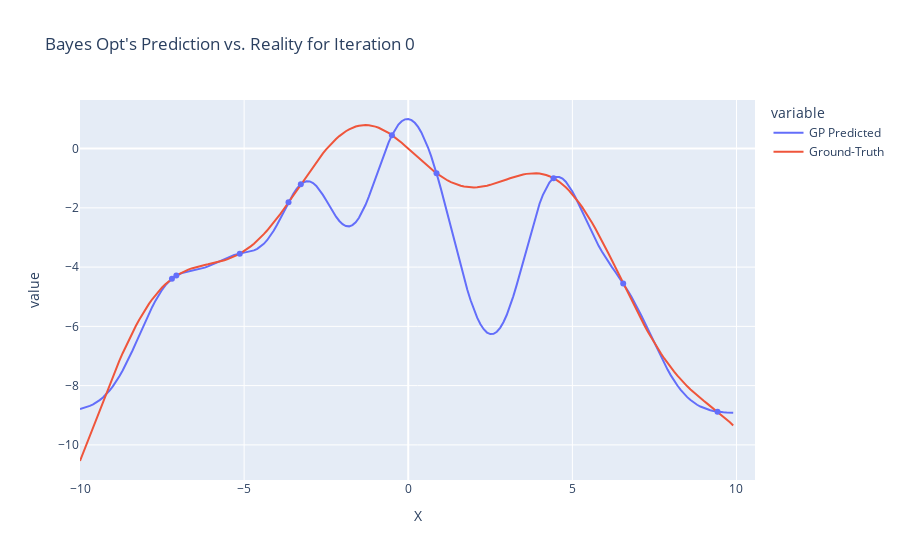
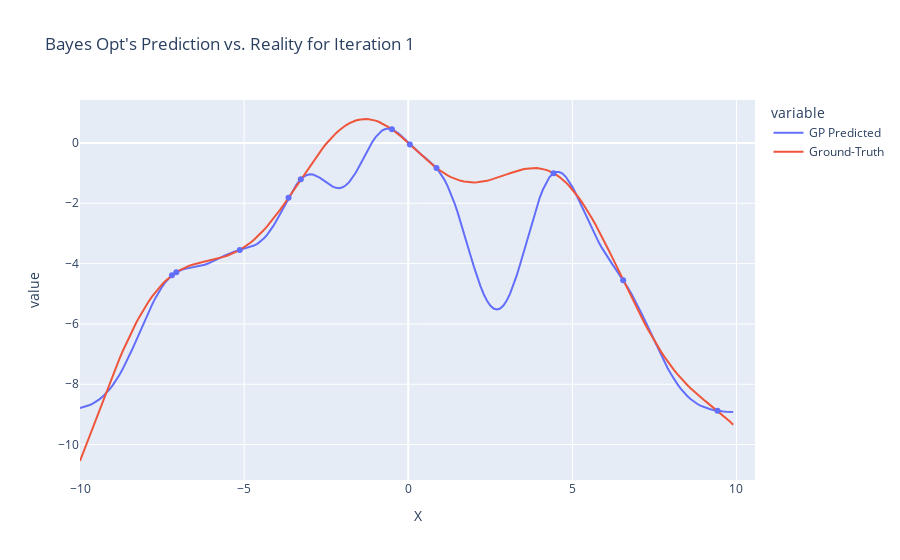
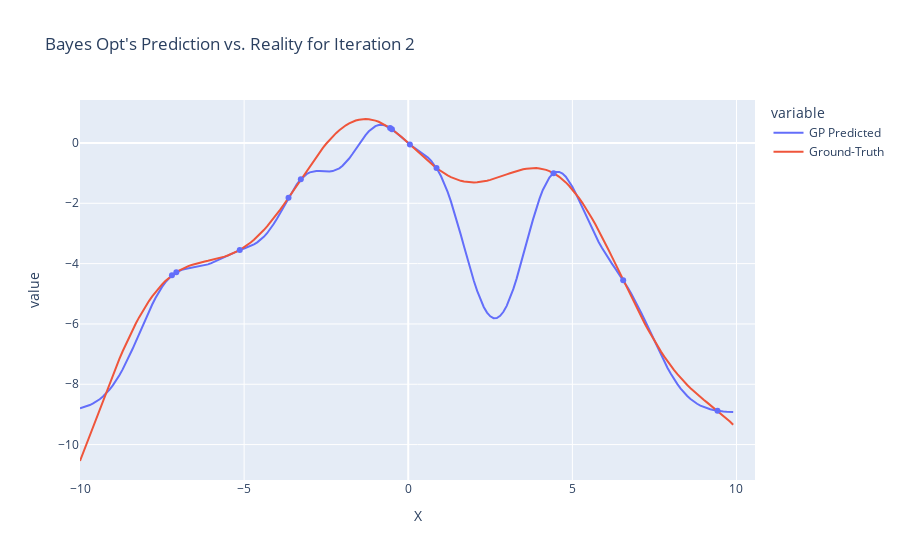
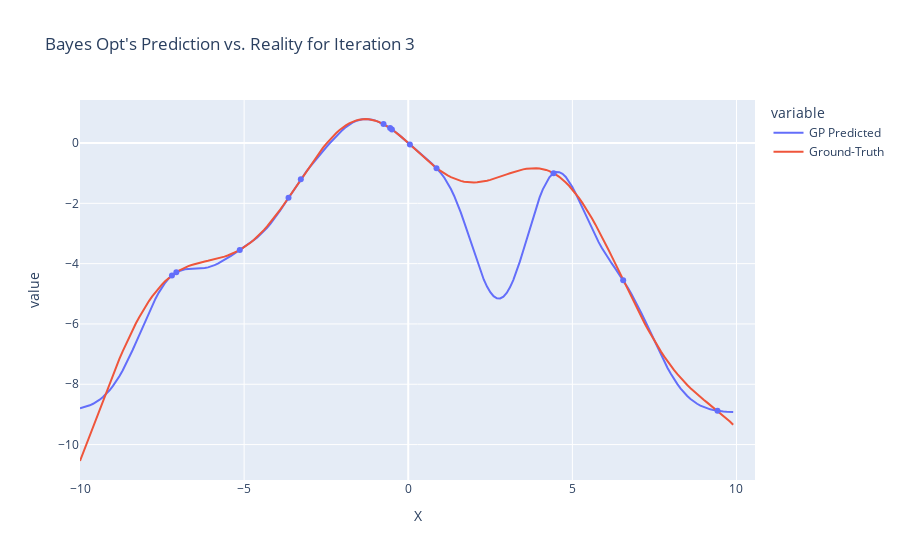

The notebook cell these images were saved under, in order:
### Code cell
# Ground truth objective function
def objective(x): 
    return -(np.sin(x) + 0.1 * x ** 2)

# HELPERS
def unnorm(pts, data):
    """ returns a list of points that is originally normalized with respect to array-like data """
    # norm(x) = x-min/(max-min)
    # norm_inv(x) = x(max-min)+min
    mi = min(data)
    ma = max(data)
    return np.array([(p*(ma-mi) + mi) for p in pts])

def my_norm(points, data):
    """ returns a list representative of points but normalized with respect to data """
    mi = min(data)
    ma = max(data)
    return [(x-mi)/(ma-mi) for x in points]

# vis helper
def plot_BO(x, gt, means, pts, it):
    df = pd.DataFrame([[x[i], means[i], gt[i]] for i in range(len(means))], columns=["X", "GP Predicted", "Ground-Truth"])
    fig = px.line(df, x="X", y=["GP Predicted", "Ground-Truth"], title=f"Bayes Opt's Prediction vs. Reality for Iteration {it}")
    fig.add_trace(px.scatter(x=pts.keys(), y=pts.values()).data[0])
    fig.show()

def sample_initial_points(num_init=10):
    """ Randomly sample 10 initial data points in the range of [-10, 10] """
    diff = high-low
    return np.random.rand(num_init)*diff - high

def acquisition_function(means, std, best, explore=0.01):
    """ Expected Improvement (EI) acquisition function """
    improv = [(m-best-explore) for m in means]  # elem wise subtract & divide
    z = improv / std  
    ei = improv * norm.cdf(z) * norm.pdf(z)
    best_ratio = np.argmax(ei)/(len(ei)-1)  # location-ratio of best new val
    new_best = best_ratio*(high-low) + low  # converting ratio to point on our scale
    return new_best

def BO_loop(opt_trials=10, add_graph=True, verbose=True):
    # Define the GP model
    kernel = RBF(length_scale=1.0, length_scale_bounds=(1e-2, 1e3))
    gp = GaussianProcessRegressor(kernel=kernel, optimizer=None) 

    starting_pts = sample_initial_points()
    eval_pts = dict([[pt, objective(pt)] for pt in starting_pts])
    acc_hist = []
    last_gt = []
    for it in range(opt_trials+1):
        # calculate latent
        y_pred = [] # my_norm(eval_pts.values())
        x_vals = []
        for key, val in eval_pts.items():
            y_pred = y_pred + my_norm([val], eval_pts.values())
            x_vals.append(key)
        gp.fit(np.array(x_vals).reshape(-1,1), y_pred)
        # define latent further
        x = np.arange(low, high, 1/10)
        m, s = gp.predict(x.reshape(-1, 1), return_std=True)
        means = unnorm(m, eval_pts.values())
        std = unnorm(s, eval_pts.values())
        # evaluation
        gt = [objective(pt) for pt in x]
        last_gt = [[x[i], gt[i]] for i in range(len(gt))]
        dev_perc = 100*abs(max(means)-max(gt))/(max(means)-min(means))  # %range of deviation from max's
        acc = [round(mean_squared_error(gt, means), 3), round(dev_perc, 3)]
        acc_hist.append(acc)
        if verbose:
            print("It", it, "-", len(eval_pts), "points with [MSE, deviation_perc] =", acc)
        if add_graph:
            plot_BO(x, gt, means, eval_pts, it)  # show the resulting graph
        # set up next iteration
        if it < opt_trials:
            # max([[k,v] for k, v in eval_pts.items()], key=lambda x: x[1])
            bp = max(list(eval_pts.values()))
            next_point = acquisition_function(means, std, bp)
            eval_pts[next_point] = objective(next_point)
            print("Adding point x =", next_point)
    return last_gt, acc_hist, eval_pts, gp
hist, accuracies, _, _ = BO_loop()

### Figure 1 — Plotly figure (JSON) as saved in the notebook; plotly's stock layout.template omitted (floating-point values rounded to 4 significant figures; data arrays with more than 128 entries replaced by an {"elided": "..."} marker saying what was removed)
{"data": [{"hovertemplate": "variable=GP Predicted<br>X=%{x}<br>value=%{y}<extra></extra>", "legendgroup": "GP Predicted", "line": {"color": "#636efa", "dash": "solid"}, "marker": {"symbol": "circle"}, "mode": "lines", "name": "GP Predicted", "orientation": "v", "showlegend": true, "type": "scatter", "x": {"elided": "200 float values"}, "xaxis": "x", "y": {"elided": "200 float values"}, "yaxis": "y"}, {"hovertemplate": "variable=Ground-Truth<br>X=%{x}<br>value=%{y}<extra></extra>", "legendgroup": "Ground-Truth", "line": {"color": "#EF553B", "dash": "solid"}, "marker": {"symbol": "circle"}, "mode": "lines", "name": "Ground-Truth", "orientation": "v", "showlegend": true, "type": "scatter", "x": {"elided": "200 float values"}, "xaxis": "x", "y": {"elided": "200 float values"}, "yaxis": "y"}, {"hovertemplate": "x=%{x}<br>y=%{y}<extra></extra>", "legendgroup": "", "marker": {"color": "#636efa", "symbol": "circle"}, "mode": "markers", "name": "", "orientation": "v", "showlegend": false, "type": "scatter", "x": [4.427, 6.548, 9.422, -5.133, -3.272, -3.647, -0.4972, 0.8615, -7.065, -7.199], "xaxis": "x", "y": [-1.0, -4.55, -8.88, -3.547, -1.201, -1.815, 0.4522, -0.833, -4.287, -4.39], "yaxis": "y"}], "layout": {"legend": {"title": {"text": "variable"}, "tracegroupgap": 0}, "title": {"text": "Bayes Opt's Prediction vs. Reality for Iteration 0"}, "xaxis": {"anchor": "y", "domain": [0, 1], "title": {"text": "X"}}, "yaxis": {"anchor": "x", "domain": [0, 1], "title": {"text": "value"}}}}

### Figure 2 — Plotly figure (JSON) as saved in the notebook; plotly's stock layout.template omitted (floating-point values rounded to 4 significant figures; data arrays with more than 128 entries replaced by an {"elided": "..."} marker saying what was removed)
{"data": [{"hovertemplate": "variable=GP Predicted<br>X=%{x}<br>value=%{y}<extra></extra>", "legendgroup": "GP Predicted", "line": {"color": "#636efa", "dash": "solid"}, "marker": {"symbol": "circle"}, "mode": "lines", "name": "GP Predicted", "orientation": "v", "showlegend": true, "type": "scatter", "x": {"elided": "200 float values"}, "xaxis": "x", "y": {"elided": "200 float values"}, "yaxis": "y"}, {"hovertemplate": "variable=Ground-Truth<br>X=%{x}<br>value=%{y}<extra></extra>", "legendgroup": "Ground-Truth", "line": {"color": "#EF553B", "dash": "solid"}, "marker": {"symbol": "circle"}, "mode": "lines", "name": "Ground-Truth", "orientation": "v", "showlegend": true, "type": "scatter", "x": {"elided": "200 float values"}, "xaxis": "x", "y": {"elided": "200 float values"}, "yaxis": "y"}, {"hovertemplate": "x=%{x}<br>y=%{y}<extra></extra>", "legendgroup": "", "marker": {"color": "#636efa", "symbol": "circle"}, "mode": "markers", "name": "", "orientation": "v", "showlegend": false, "type": "scatter", "x": [4.427, 6.548, 9.422, -5.133, -3.272, -3.647, -0.4972, 0.8615, -7.065, -7.199, 0.05025], "xaxis": "x", "y": [-1.0, -4.55, -8.88, -3.547, -1.201, -1.815, 0.4522, -0.833, -4.287, -4.39, -0.05048], "yaxis": "y"}], "layout": {"legend": {"title": {"text": "variable"}, "tracegroupgap": 0}, "title": {"text": "Bayes Opt's Prediction vs. Reality for Iteration 1"}, "xaxis": {"anchor": "y", "domain": [0, 1], "title": {"text": "X"}}, "yaxis": {"anchor": "x", "domain": [0, 1], "title": {"text": "value"}}}}

### Figure 3 — Plotly figure (JSON) as saved in the notebook; plotly's stock layout.template omitted (floating-point values rounded to 4 significant figures; data arrays with more than 128 entries replaced by an {"elided": "..."} marker saying what was removed)
{"data": [{"hovertemplate": "variable=GP Predicted<br>X=%{x}<br>value=%{y}<extra></extra>", "legendgroup": "GP Predicted", "line": {"color": "#636efa", "dash": "solid"}, "marker": {"symbol": "circle"}, "mode": "lines", "name": "GP Predicted", "orientation": "v", "showlegend": true, "type": "scatter", "x": {"elided": "200 float values"}, "xaxis": "x", "y": {"elided": "200 float values"}, "yaxis": "y"}, {"hovertemplate": "variable=Ground-Truth<br>X=%{x}<br>value=%{y}<extra></extra>", "legendgroup": "Ground-Truth", "line": {"color": "#EF553B", "dash": "solid"}, "marker": {"symbol": "circle"}, "mode": "lines", "name": "Ground-Truth", "orientation": "v", "showlegend": true, "type": "scatter", "x": {"elided": "200 float values"}, "xaxis": "x", "y": {"elided": "200 float values"}, "yaxis": "y"}, {"hovertemplate": "x=%{x}<br>y=%{y}<extra></extra>", "legendgroup": "", "marker": {"color": "#636efa", "symbol": "circle"}, "mode": "markers", "name": "", "orientation": "v", "showlegend": false, "type": "scatter", "x": [4.427, 6.548, 9.422, -5.133, -3.272, -3.647, -0.4972, 0.8615, -7.065, -7.199, 0.05025, -0.5528], "xaxis": "x", "y": [-1.0, -4.55, -8.88, -3.547, -1.201, -1.815, 0.4522, -0.833, -4.287, -4.39, -0.05048, 0.4945], "yaxis": "y"}], "layout": {"legend": {"title": {"text": "variable"}, "tracegroupgap": 0}, "title": {"text": "Bayes Opt's Prediction vs. Reality for Iteration 2"}, "xaxis": {"anchor": "y", "domain": [0, 1], "title": {"text": "X"}}, "yaxis": {"anchor": "x", "domain": [0, 1], "title": {"text": "value"}}}}

### Figure 4 — Plotly figure (JSON) as saved in the notebook; plotly's stock layout.template omitted (floating-point values rounded to 4 significant figures; data arrays with more than 128 entries replaced by an {"elided": "..."} marker saying what was removed)
{"data": [{"hovertemplate": "variable=GP Predicted<br>X=%{x}<br>value=%{y}<extra></extra>", "legendgroup": "GP Predicted", "line": {"color": "#636efa", "dash": "solid"}, "marker": {"symbol": "circle"}, "mode": "lines", "name": "GP Predicted", "orientation": "v", "showlegend": true, "type": "scatter", "x": {"elided": "200 float values"}, "xaxis": "x", "y": {"elided": "200 float values"}, "yaxis": "y"}, {"hovertemplate": "variable=Ground-Truth<br>X=%{x}<br>value=%{y}<extra></extra>", "legendgroup": "Ground-Truth", "line": {"color": "#EF553B", "dash": "solid"}, "marker": {"symbol": "circle"}, "mode": "lines", "name": "Ground-Truth", "orientation": "v", "showlegend": true, "type": "scatter", "x": {"elided": "200 float values"}, "xaxis": "x", "y": {"elided": "200 float values"}, "yaxis": "y"}, {"hovertemplate": "x=%{x}<br>y=%{y}<extra></extra>", "legendgroup": "", "marker": {"color": "#636efa", "symbol": "circle"}, "mode": "markers", "name": "", "orientation": "v", "showlegend": false, "type": "scatter", "x": [4.427, 6.548, 9.422, -5.133, -3.272, -3.647, -0.4972, 0.8615, -7.065, -7.199, 0.05025, -0.5528, -0.7538], "xaxis": "x", "y": [-1.0, -4.55, -8.88, -3.547, -1.201, -1.815, 0.4522, -0.833, -4.287, -4.39, -0.05048, 0.4945, 0.6276], "yaxis": "y"}], "layout": {"legend": {"title": {"text": "variable"}, "tracegroupgap": 0}, "title": {"text": "Bayes Opt's Prediction vs. Reality for Iteration 3"}, "xaxis": {"anchor": "y", "domain": [0, 1], "title": {"text": "X"}}, "yaxis": {"anchor": "x", "domain": [0, 1], "title": {"text": "value"}}}}
